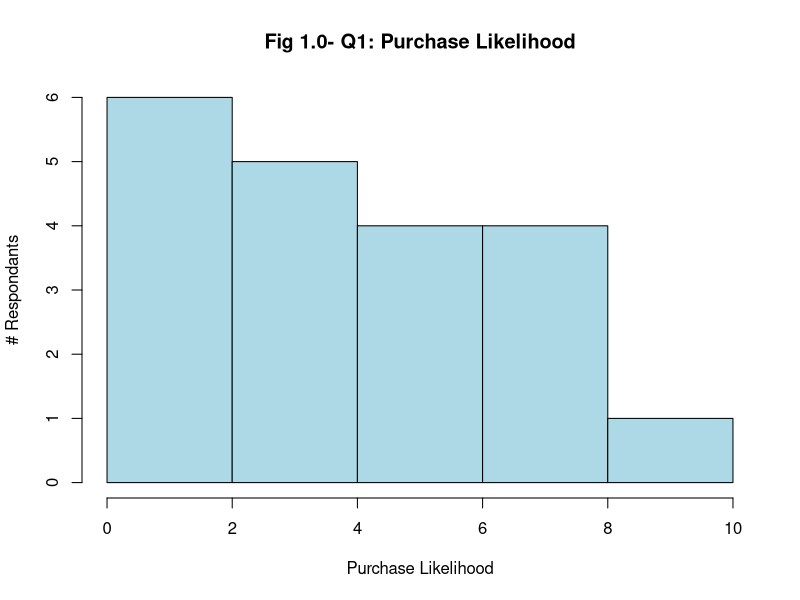
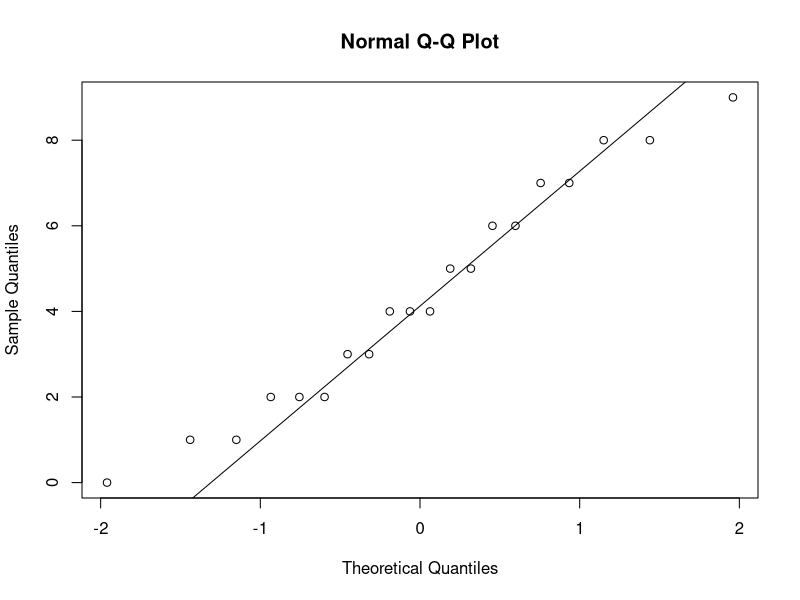

Write the R code that produced these figures, in order.
## ---- chunk 1
# Load the data
survey_data <- read.csv("data/survey_data_1_20.csv")
survey_data

## ---- chunk 2
median_pl <- median(survey_data$Purchase.Likelihood)
sd_pl <- sd(survey_data$Purchase.Likelihood)

## ---- chunk 3
# Create a histogram of the puchase likelihood
hist(survey_data$Purchase.Likelihood,
     main = "Fig 1.0- Q1: Purchase Likelihood",
     xlab = "Purchase Likelihood",
     ylab = "# Respondants",
     col = "lightblue",
     border = "black")
## ---- chunk 4
# Create a QQ plot
qqnorm(survey_data$Purchase.Likelihood)
qqline(survey_data$Purchase.Likelihood)

